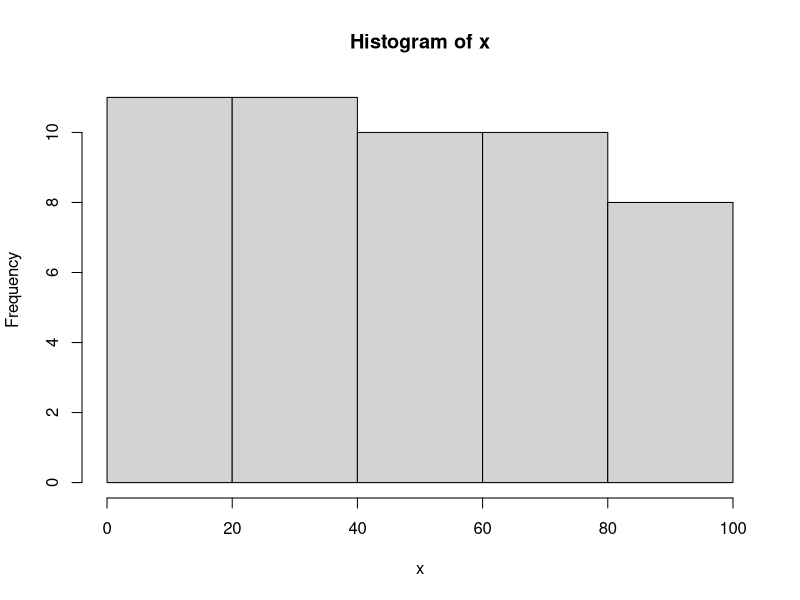
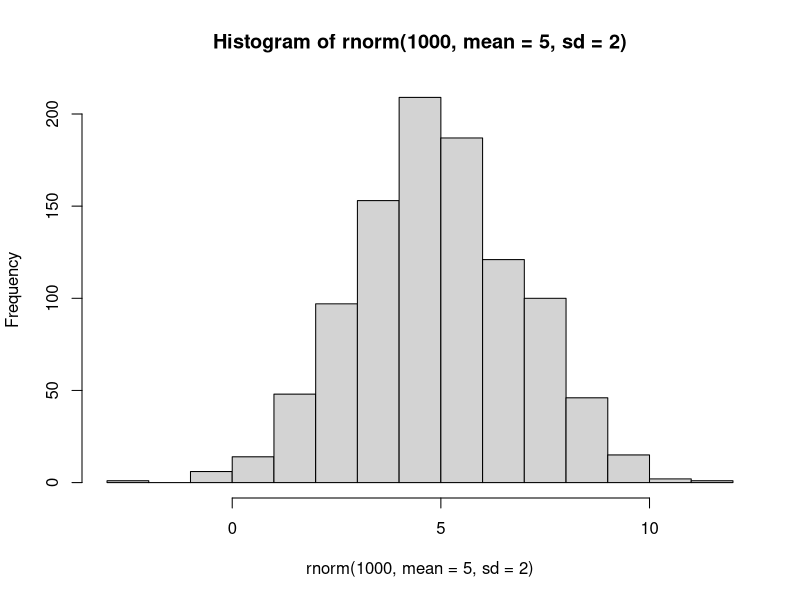

Source code (R) for these figures, in order:
## ---- chunk 1
x <- c (5 , 6 , 81 ,5 ,1 , 6 , 75 , 10)
 

sum(x)
length(x)
sum(x)/length(x)
mean(x)
summary(x)

## ---- chunk 2

x <- rnorm(50, mean = 0, sd = 20)

x <- abs(runif(50, min = -100, max = 100)) # numeros decimales 


x <- abs(sample(-100:100, 50, replace = TRUE))

## ---- chunk 3
table(x)
## ---- chunk 4
var(x)

sd(x)
## ---- chunk 5

n = 7
r = 3

choose(n, r)

## ---- chunk 6
hist(x)


hist(rnorm(1000, mean = 5 , sd= 2))
